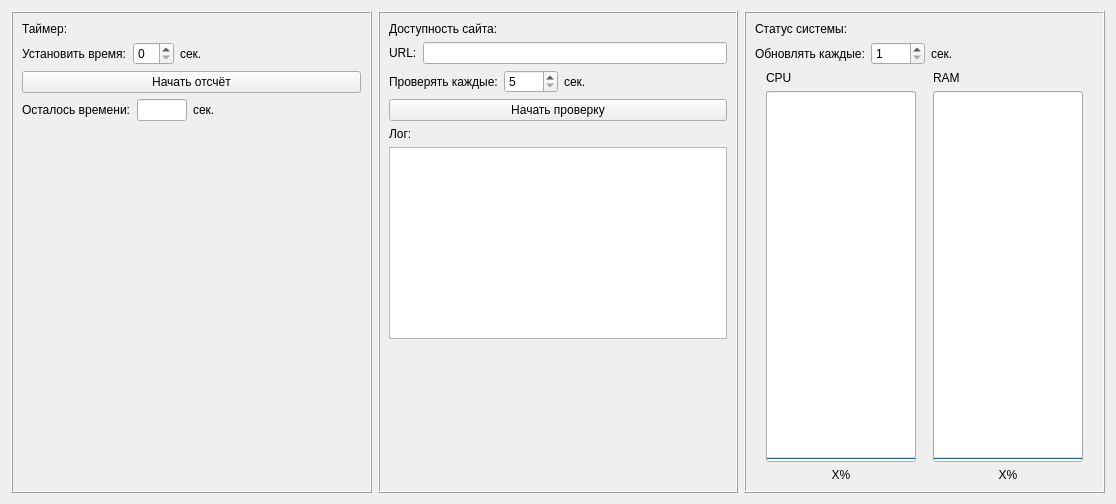
<?xml version="1.0" encoding="UTF-8"?>
<ui version="4.0">
 <class>Form</class>
 <widget class="QWidget" name="Form">
  <property name="geometry">
   <rect>
    <x>0</x>
    <y>0</y>
    <width>1116</width>
    <height>504</height>
   </rect>
  </property>
  <property name="windowTitle">
   <string>Form</string>
  </property>
  <layout class="QHBoxLayout" name="horizontalLayout">
   <item>
    <widget class="QFrame" name="frame">
     <property name="frameShape">
      <enum>QFrame::Box</enum>
     </property>
     <property name="frameShadow">
      <enum>QFrame::Raised</enum>
     </property>
     <layout class="QVBoxLayout" name="verticalLayout">
      <item>
       <widget class="QLabel" name="label">
        <property name="text">
         <string>Таймер:</string>
        </property>
       </widget>
      </item>
      <item>
       <layout class="QHBoxLayout" name="horizontalLayout_2">
        <item>
         <widget class="QLabel" name="label_5">
          <property name="text">
           <string>Установить время:</string>
          </property>
         </widget>
        </item>
        <item>
         <widget class="QSpinBox" name="spinBoxTimerCount"/>
        </item>
        <item>
         <widget class="QLabel" name="label_6">
          <property name="text">
           <string>сек.</string>
          </property>
         </widget>
        </item>
        <item>
         <spacer name="horizontalSpacer">
          <property name="orientation">
           <enum>Qt::Horizontal</enum>
          </property>
          <property name="sizeHint" stdset="0">
           <size>
            <width>40</width>
            <height>20</height>
           </size>
          </property>
         </spacer>
        </item>
       </layout>
      </item>
      <item>
       <widget class="QPushButton" name="pushButtonTimerStart">
        <property name="text">
         <string>Начать отсчёт</string>
        </property>
        <property name="checkable">
         <bool>true</bool>
        </property>
       </widget>
      </item>
      <item>
       <layout class="QHBoxLayout" name="horizontalLayout_3">
        <item>
         <widget class="QLabel" name="label_7">
          <property name="sizePolicy">
           <sizepolicy hsizetype="Maximum" vsizetype="Maximum">
            <horstretch>0</horstretch>
            <verstretch>0</verstretch>
           </sizepolicy>
          </property>
          <property name="text">
           <string>Осталось времени:</string>
          </property>
         </widget>
        </item>
        <item>
         <widget class="QLineEdit" name="lineEditTimerEnd">
          <property name="maximumSize">
           <size>
            <width>50</width>
            <height>16777215</height>
           </size>
          </property>
          <property name="readOnly">
           <bool>true</bool>
          </property>
         </widget>
        </item>
        <item>
         <widget class="QLabel" name="label_8">
          <property name="text">
           <string>сек.</string>
          </property>
         </widget>
        </item>
       </layout>
      </item>
      <item>
       <spacer name="verticalSpacer">
        <property name="orientation">
         <enum>Qt::Vertical</enum>
        </property>
        <property name="sizeHint" stdset="0">
         <size>
          <width>20</width>
          <height>329</height>
         </size>
        </property>
       </spacer>
      </item>
     </layout>
    </widget>
   </item>
   <item>
    <widget class="QFrame" name="frame_2">
     <property name="frameShape">
      <enum>QFrame::Box</enum>
     </property>
     <property name="frameShadow">
      <enum>QFrame::Raised</enum>
     </property>
     <layout class="QVBoxLayout" name="verticalLayout_2">
      <item>
       <widget class="QLabel" name="label_2">
        <property name="text">
         <string>Доступность сайта:</string>
        </property>
       </widget>
      </item>
      <item>
       <layout class="QHBoxLayout" name="horizontalLayout_6">
        <item>
         <widget class="QLabel" name="label_9">
          <property name="text">
           <string>URL:</string>
          </property>
         </widget>
        </item>
        <item>
         <widget class="QLineEdit" name="lineEditURL">
          <property name="readOnly">
           <bool>false</bool>
          </property>
         </widget>
        </item>
       </layout>
      </item>
      <item>
       <layout class="QHBoxLayout" name="horizontalLayout_7">
        <item>
         <widget class="QLabel" name="label_12">
          <property name="text">
           <string>Проверять каждые:</string>
          </property>
         </widget>
        </item>
        <item>
         <widget class="QSpinBox" name="spinBoxUrlCheckTime">
          <property name="minimum">
           <number>5</number>
          </property>
          <property name="maximum">
           <number>6000</number>
          </property>
         </widget>
        </item>
        <item>
         <widget class="QLabel" name="label_13">
          <property name="text">
           <string>сек.</string>
          </property>
         </widget>
        </item>
        <item>
         <spacer name="horizontalSpacer_2">
          <property name="orientation">
           <enum>Qt::Horizontal</enum>
          </property>
          <property name="sizeHint" stdset="0">
           <size>
            <width>40</width>
            <height>20</height>
           </size>
          </property>
         </spacer>
        </item>
       </layout>
      </item>
      <item>
       <widget class="QPushButton" name="pushButtonUrlCheckStart">
        <property name="text">
         <string>Начать проверку</string>
        </property>
        <property name="checkable">
         <bool>true</bool>
        </property>
       </widget>
      </item>
      <item>
       <widget class="QLabel" name="label_14">
        <property name="text">
         <string>Лог:</string>
        </property>
       </widget>
      </item>
      <item>
       <widget class="QPlainTextEdit" name="plainTextEditUrlCheckLog">
        <property name="readOnly">
         <bool>true</bool>
        </property>
       </widget>
      </item>
      <item>
       <spacer name="verticalSpacer_2">
        <property name="orientation">
         <enum>Qt::Vertical</enum>
        </property>
        <property name="sizeHint" stdset="0">
         <size>
          <width>20</width>
          <height>121</height>
         </size>
        </property>
       </spacer>
      </item>
     </layout>
    </widget>
   </item>
   <item>
    <widget class="QFrame" name="frame_3">
     <property name="frameShape">
      <enum>QFrame::Box</enum>
     </property>
     <property name="frameShadow">
      <enum>QFrame::Raised</enum>
     </property>
     <layout class="QVBoxLayout" name="verticalLayout_5">
      <item>
       <widget class="QLabel" name="label_3">
        <property name="text">
         <string>Статус системы:</string>
        </property>
       </widget>
      </item>
      <item>
       <layout class="QHBoxLayout" name="horizontalLayout_8">
        <item>
         <widget class="QLabel" name="label_16">
          <property name="text">
           <string>Обновлять каждые:</string>
          </property>
         </widget>
        </item>
        <item>
         <widget class="QSpinBox" name="spinBoxSystemInfoDelay">
          <property name="minimum">
           <number>1</number>
          </property>
          <property name="maximum">
           <number>6000</number>
          </property>
         </widget>
        </item>
        <item>
         <widget class="QLabel" name="label_17">
          <property name="text">
           <string>сек.</string>
          </property>
         </widget>
        </item>
        <item>
         <spacer name="horizontalSpacer_3">
          <property name="orientation">
           <enum>Qt::Horizontal</enum>
          </property>
          <property name="sizeHint" stdset="0">
           <size>
            <width>40</width>
            <height>20</height>
           </size>
          </property>
         </spacer>
        </item>
       </layout>
      </item>
      <item>
       <layout class="QHBoxLayout" name="horizontalLayout_5">
        <item>
         <layout class="QVBoxLayout" name="verticalLayout_3">
          <item>
           <widget class="QLabel" name="label_4">
            <property name="maximumSize">
             <size>
              <width>150</width>
              <height>16777215</height>
             </size>
            </property>
            <property name="text">
             <string>CPU</string>
            </property>
           </widget>
          </item>
          <item>
           <widget class="QProgressBar" name="progressBarCPU">
            <property name="sizePolicy">
             <sizepolicy hsizetype="Expanding" vsizetype="Expanding">
              <horstretch>0</horstretch>
              <verstretch>0</verstretch>
             </sizepolicy>
            </property>
            <property name="maximumSize">
             <size>
              <width>150</width>
              <height>16777215</height>
             </size>
            </property>
            <property name="value">
             <number>0</number>
            </property>
            <property name="alignment">
             <set>Qt::AlignCenter</set>
            </property>
            <property name="orientation">
             <enum>Qt::Vertical</enum>
            </property>
            <property name="invertedAppearance">
             <bool>false</bool>
            </property>
            <property name="textDirection">
             <enum>QProgressBar::TopToBottom</enum>
            </property>
           </widget>
          </item>
          <item>
           <widget class="QLabel" name="labelCPUPercent">
            <property name="maximumSize">
             <size>
              <width>150</width>
              <height>16777215</height>
             </size>
            </property>
            <property name="text">
             <string>X%</string>
            </property>
            <property name="alignment">
             <set>Qt::AlignCenter</set>
            </property>
           </widget>
          </item>
         </layout>
        </item>
        <item>
         <layout class="QVBoxLayout" name="verticalLayout_4">
          <item>
           <widget class="QLabel" name="label_15">
            <property name="maximumSize">
             <size>
              <width>150</width>
              <height>16777215</height>
             </size>
            </property>
            <property name="text">
             <string>RAM</string>
            </property>
           </widget>
          </item>
          <item>
           <widget class="QProgressBar" name="progressBarRAM">
            <property name="sizePolicy">
             <sizepolicy hsizetype="Expanding" vsizetype="Expanding">
              <horstretch>0</horstretch>
              <verstretch>0</verstretch>
             </sizepolicy>
            </property>
            <property name="maximumSize">
             <size>
              <width>150</width>
              <height>16777215</height>
             </size>
            </property>
            <property name="value">
             <number>0</number>
            </property>
            <property name="orientation">
             <enum>Qt::Vertical</enum>
            </property>
           </widget>
          </item>
          <item>
           <widget class="QLabel" name="labelRAMPercent">
            <property name="maximumSize">
             <size>
              <width>150</width>
              <height>16777215</height>
             </size>
            </property>
            <property name="text">
             <string>X%</string>
            </property>
            <property name="alignment">
             <set>Qt::AlignCenter</set>
            </property>
           </widget>
          </item>
         </layout>
        </item>
       </layout>
      </item>
     </layout>
    </widget>
   </item>
  </layout>
 </widget>
 <resources/>
 <connections/>
</ui>
